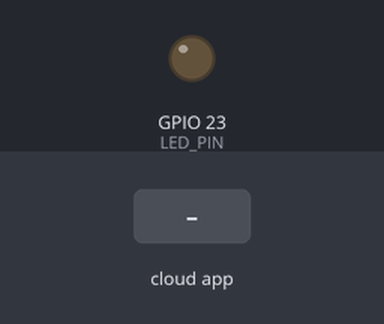
A sketch run on a simulated ESP32. Parts: output pins drawn as LEDs (lit = HIGH). Inputs (shaded band) come from the test bench. WiFi joins after 1.5 s; servers stay silent unless stated; what the sketch prints to the serial monitor is not drawn.

Above: at 2.8 s.
2.9 s: the phone or cloud app sets led to 1
At 4.1 s:
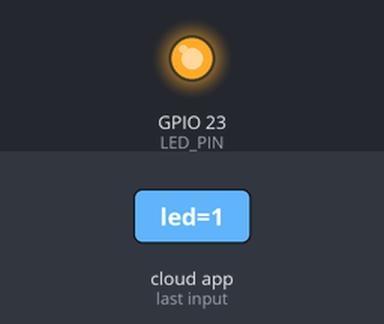
4.4 s: the phone or cloud app sets led to 0
At 5.5 s:
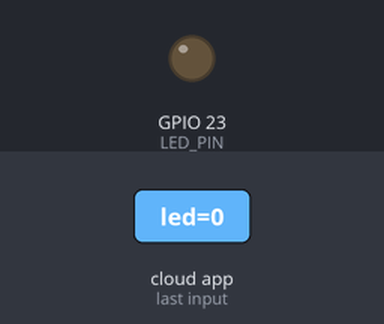
Timing chart, 0 to 7.4 s (numbered marks = the images above; inputs shaded):
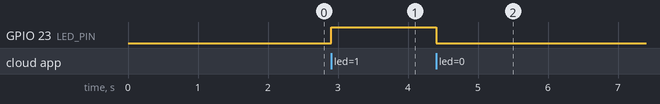

Measured:
- after the input at 2.9 s, GPIO 23 (LED_PIN): LOW → HIGH at once
- after the input at 4.4 s, GPIO 23 (LED_PIN): HIGH → LOW at once

The sketch:

ESP32_LED_Controller.ino
```cpp
#include <WiFi.h>
#include <FirebaseESP32.h>
#define WIFI_SSID "GFiber_C3E99"
#define WIFI_PASSWORD "BD045354"
#define FIREBASE_HOST "prk-led-default-rtdb.asia-southeast1.firebasedatabase.app"
#define FIREBASE_AUTH "EVpBQWH5ihEzTYx0fjjaucA6qTWKJfVy17eh1h8Z"
#define LED_PIN 23
FirebaseData fbdoStream;
FirebaseAuth auth;
FirebaseConfig config;
void setup() {
  Serial.begin(115200);
  pinMode(LED_PIN, OUTPUT);
  digitalWrite(LED_PIN, LOW);
  WiFi.begin(WIFI_SSID, WIFI_PASSWORD);
  Serial.print("Connecting to Wi-Fi");
  while (WiFi.status() != WL_CONNECTED) {
    delay(500);
    Serial.print(".");
  }
  Serial.println("\nConnected to Wi-Fi!");
  config.host = FIREBASE_HOST;
  config.database_url = FIREBASE_HOST;
  config.signer.tokens.legacy_token = FIREBASE_AUTH;
  Firebase.begin(&config, &auth);
  Firebase.reconnectWiFi(true);
  if (!Firebase.beginStream(fbdoStream, "/control/led")) {
    Serial.printf("Stream begin error: %s\n", fbdoStream.errorReason().c_str());
  } else {
    Serial.println("Streaming initialized. Listening for changes at /control/led...");
  }
}
void loop() {
  if (!Firebase.readStream(fbdoStream)) {
    Serial.printf("Stream read error: %s\n", fbdoStream.errorReason().c_str());
  }
  if (fbdoStream.streamTimeout()) {
    Serial.println("Stream timed out, resuming...");
  }
  if (fbdoStream.streamAvailable()) {
    if (fbdoStream.dataType() == "int") {
      int state = fbdoStream.intData();
      digitalWrite(LED_PIN, state == 1 ? HIGH : LOW);
      Serial.printf("Realtime Event: Physical LED set to %s\n", (state == 1) ? "ON" : "OFF");
    }
  }
}
```
